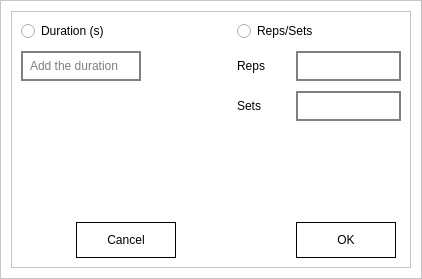
<?xml version="1.0" encoding="UTF-8"?>
<ui version="4.0">
 <class>MainWindow</class>
 <widget class="QMainWindow" name="MainWindow">
  <property name="geometry">
   <rect>
    <x>0</x>
    <y>0</y>
    <width>422</width>
    <height>279</height>
   </rect>
  </property>
  <property name="minimumSize">
   <size>
    <width>0</width>
    <height>0</height>
   </size>
  </property>
  <property name="windowTitle">
   <string>MainWindow</string>
  </property>
  <widget class="QWidget" name="stylesheet">
   <property name="styleSheet">
    <string notr="true">background: white;</string>
   </property>
   <layout class="QHBoxLayout" name="horizontalLayout" stretch="5">
    <property name="spacing">
     <number>0</number>
    </property>
    <property name="leftMargin">
     <number>0</number>
    </property>
    <property name="topMargin">
     <number>0</number>
    </property>
    <property name="rightMargin">
     <number>0</number>
    </property>
    <property name="bottomMargin">
     <number>0</number>
    </property>
    <item>
     <widget class="QFrame" name="content_frame">
      <property name="styleSheet">
       <string notr="true"/>
      </property>
      <property name="frameShape">
       <enum>QFrame::StyledPanel</enum>
      </property>
      <property name="frameShadow">
       <enum>QFrame::Raised</enum>
      </property>
      <layout class="QVBoxLayout" name="verticalLayout" stretch="3">
       <property name="leftMargin">
        <number>10</number>
       </property>
       <property name="topMargin">
        <number>10</number>
       </property>
       <property name="rightMargin">
        <number>10</number>
       </property>
       <property name="bottomMargin">
        <number>10</number>
       </property>
       <item>
        <widget class="QFrame" name="frame">
         <property name="styleSheet">
          <string notr="true">QPushButton {
background: transparent;
border: 1px solid black;
padding: 10px;
}

QLineEdit { 
border: 2px solid grey;
font: 10pt &quot;MS Shell Dlg 2&quot;;
padding: 5px;
}

#add_fee_button{
background: #C3CED9;
border: 1px solid #53687F;
padding-left: 50px;
padding-right: 50px;
padding-top: 20px;
padding-bottom: 20px;
}

QLabel {
font: 10pt &quot;Nirmala UI&quot;;
}</string>
         </property>
         <property name="frameShape">
          <enum>QFrame::StyledPanel</enum>
         </property>
         <property name="frameShadow">
          <enum>QFrame::Raised</enum>
         </property>
         <layout class="QGridLayout" name="gridLayout" columnstretch="4,1,2" columnminimumwidth="1,1,2">
          <property name="verticalSpacing">
           <number>10</number>
          </property>
          <item row="0" column="0">
           <widget class="QRadioButton" name="duration_radioButton">
            <property name="text">
             <string>Duration (s)</string>
            </property>
           </widget>
          </item>
          <item row="2" column="2">
           <widget class="QLineEdit" name="input_sets"/>
          </item>
          <item row="0" column="1" colspan="2" alignment="Qt::AlignLeft">
           <widget class="QRadioButton" name="reps_sets_radioButton">
            <property name="text">
             <string>Reps/Sets</string>
            </property>
           </widget>
          </item>
          <item row="2" column="1">
           <widget class="QLabel" name="label_2">
            <property name="text">
             <string>Sets</string>
            </property>
           </widget>
          </item>
          <item row="1" column="2">
           <widget class="QLineEdit" name="input_reps"/>
          </item>
          <item row="1" column="1">
           <widget class="QLabel" name="label">
            <property name="text">
             <string>Reps</string>
            </property>
           </widget>
          </item>
          <item row="1" column="0" alignment="Qt::AlignLeft">
           <widget class="QLineEdit" name="input_duration">
            <property name="placeholderText">
             <string>Add the duration</string>
            </property>
           </widget>
          </item>
          <item row="3" column="1">
           <spacer name="verticalSpacer">
            <property name="orientation">
             <enum>Qt::Vertical</enum>
            </property>
            <property name="sizeHint" stdset="0">
             <size>
              <width>20</width>
              <height>40</height>
             </size>
            </property>
           </spacer>
          </item>
          <item row="5" column="0" alignment="Qt::AlignHCenter|Qt::AlignVCenter">
           <widget class="QPushButton" name="cancel_button">
            <property name="minimumSize">
             <size>
              <width>100</width>
              <height>0</height>
             </size>
            </property>
            <property name="text">
             <string>Cancel</string>
            </property>
           </widget>
          </item>
          <item row="5" column="2" alignment="Qt::AlignLeft">
           <widget class="QPushButton" name="ok_button">
            <property name="minimumSize">
             <size>
              <width>100</width>
              <height>0</height>
             </size>
            </property>
            <property name="text">
             <string>OK</string>
            </property>
           </widget>
          </item>
         </layout>
        </widget>
       </item>
      </layout>
     </widget>
    </item>
   </layout>
  </widget>
 </widget>
 <resources>
  <include location="resources.qrc"/>
 </resources>
 <connections/>
</ui>
